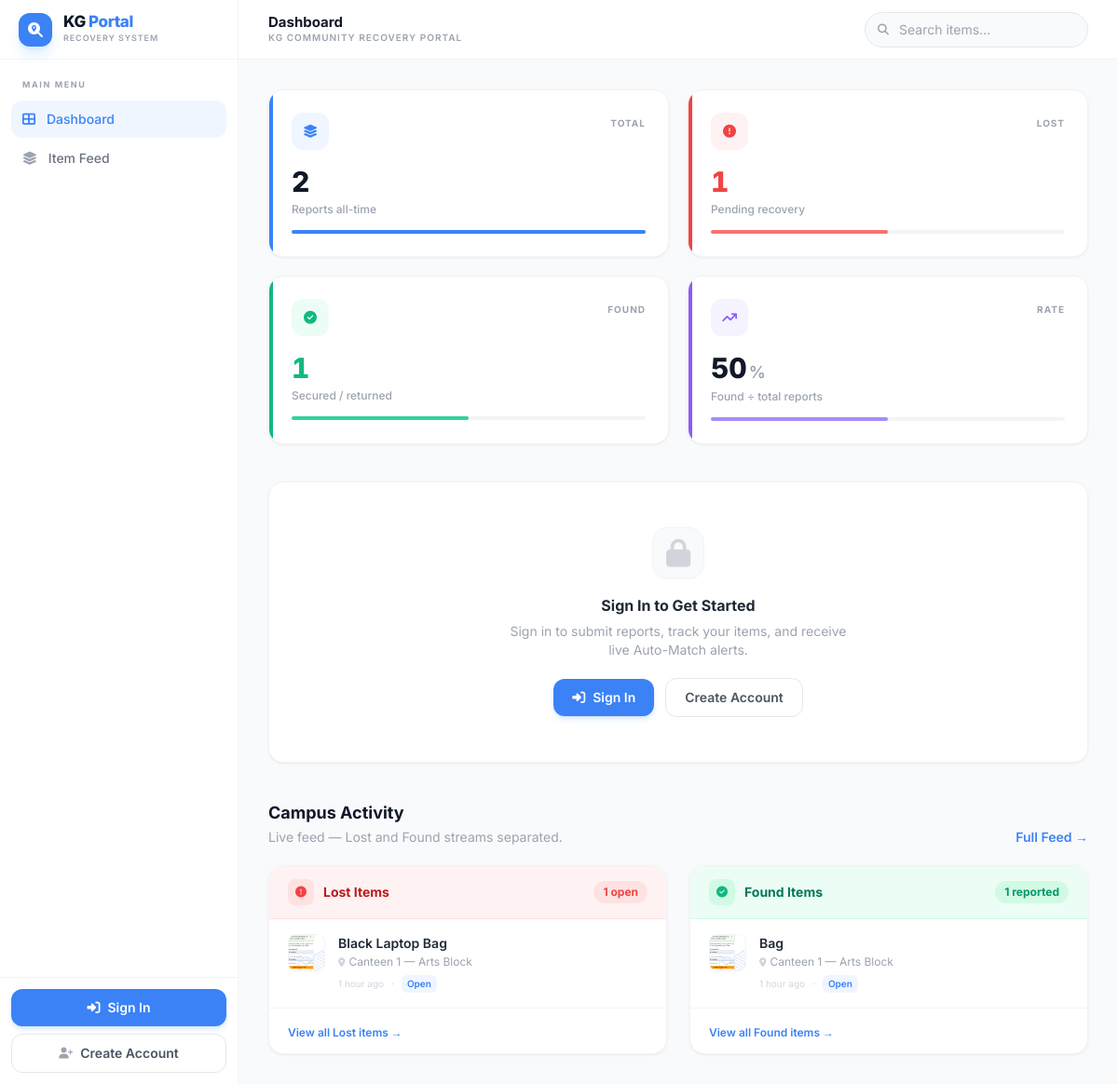
Before: / with the older database file.
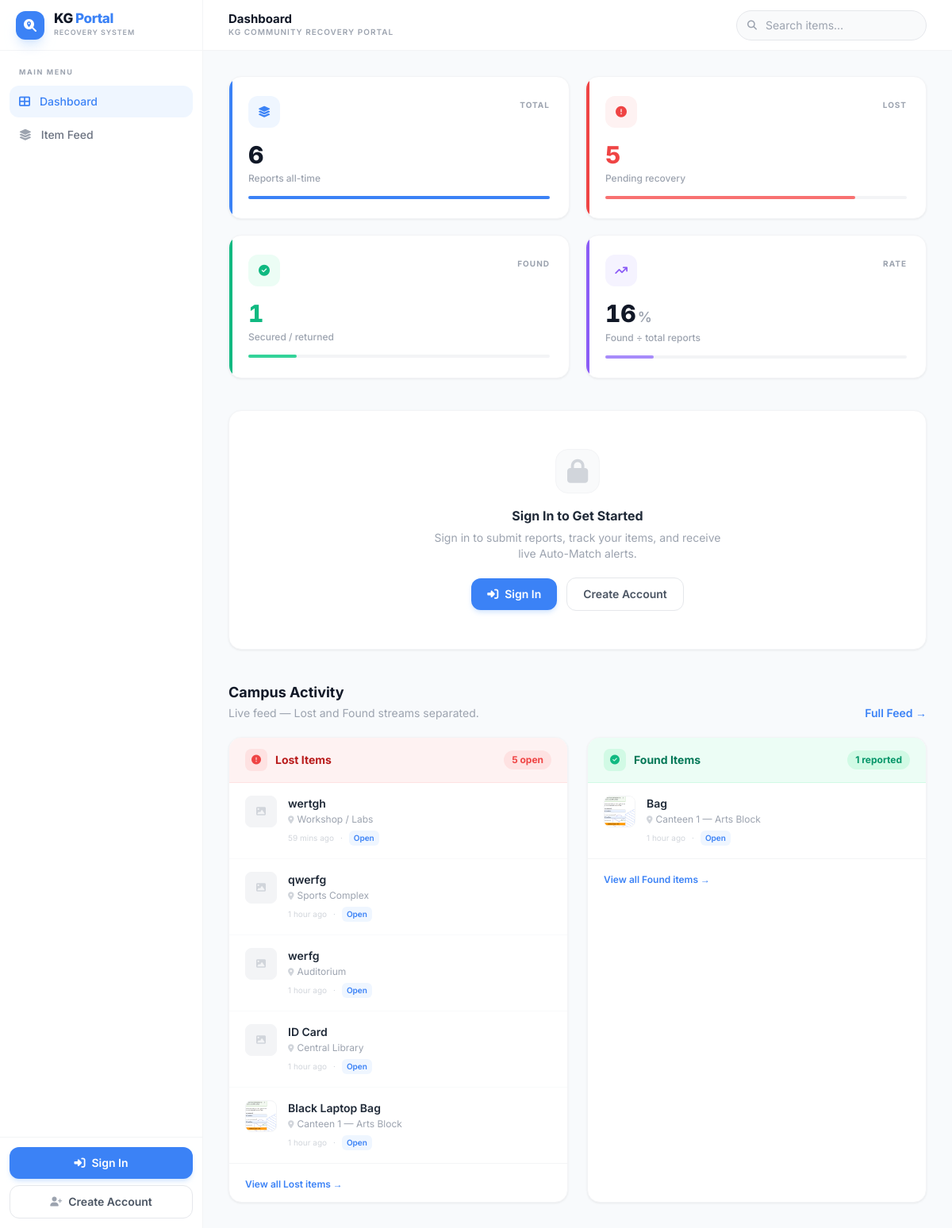
After: the same page with the newer database file.
### app.py (models this page shows, shortened)
class Item(db.Model):
    __tablename__ = 'item'
    id                = db.Column(db.Integer, primary_key=True)
    title             = db.Column(db.String(200), nullable=False)
    description       = db.Column(db.Text,        nullable=False)
    status            = db.Column(db.String(10),  nullable=False, default='LOST',  index=True)
    category          = db.Column(db.String(20),  nullable=False, default='OTHER', index=True)
    location          = db.Column(db.String(255), nullable=False,                  index=True)
    image_filename    = db.Column(db.String(255), nullable=True)
    resolution_status = db.Column(db.String(20), nullable=False,
                                  default='OPEN', index=True)
    handover_status   = db.Column(db.String(20),  nullable=True)
    handover_details  = db.Column(db.Text,        nullable=True)
    receiver_name     = db.Column(db.String(100), nullable=True)
    receiver_contact  = db.Column(db.String(100), nullable=True)
    date_reported     = db.Column(db.DateTime, default=datetime.utcnow,
                                  nullable=False, index=True)
    created_at        = db.Column(db.DateTime, default=datetime.utcnow, nullable=False)
    user_id           = db.Column(db.Integer, db.ForeignKey('user.id'), nullable=False)
    logs = db.relationship('ItemLog', backref='item', lazy='select',
                           cascade='all, delete-orphan',
                           order_by='ItemLog.created_at')
    @property
    def resolution_label(self) -> str:
        return {
            'OPEN':     'Open',
            'SECURED':  'Secured',
            'RETURNED': 'Returned to Owner',
        }.get(self.resolution_status, 'Open')

### app.py (the view, shortened to what this page needs)
@app.route('/')
def dashboard():
    total_lost  = Item.query.filter_by(status='LOST').count()
    total_found = Item.query.filter_by(status='FOUND').count()
    recent_lost  = (Item.query.filter_by(status='LOST')
                              .order_by(Item.date_reported.desc())
                              .limit(5).all())
    recent_found = (Item.query.filter_by(status='FOUND')
                              .order_by(Item.date_reported.desc())
                              .limit(5).all())
    my_items        = []
    pending_matches = []
    return render_template('dashboard.html',
        total_lost=total_lost,
        total_found=total_found,
        total_items=total_lost + total_found,
        recent_lost=recent_lost,
        recent_found=recent_found,
        my_items=my_items,
        pending_matches=pending_matches,
    )

### app.py (called while the page is built)
@app.template_filter('timesince')
def timesince_filter(dt: datetime) -> str:
    diff    = datetime.utcnow() - dt
    seconds = diff.total_seconds()
    if seconds < 60:   return 'just now'
    if seconds < 3600: m = int(seconds//60);   return f'{m} min{"s" if m!=1 else ""} ago'
    if seconds < 86400:h = int(seconds//3600); return f'{h} hour{"s" if h!=1 else ""} ago'
    d = int(seconds // 86400);                 return f'{d} day{"s" if d!=1 else ""} ago'

### templates/dashboard.html (shortened to what the changed rows need)
{% extends "base.html" %}
{% block page_title %}Dashboard{% endblock %}
{% block content %}
{% set rate = ((total_found / total_items * 100)|int) if total_items > 0 else 0 %}
<div class="grid grid-cols-2 xl:grid-cols-4 gap-4 md:gap-5 mb-10">
    <div class="stat-card stat-blue bg-white rounded-2xl p-5 md:p-6 border border-gray-100
                shadow-card hover:shadow-card-hover hover:-translate-y-0.5 transition-all duration-300 overflow-hidden">
        <div class="flex items-start justify-between mb-4">
            <div class="w-10 h-10 rounded-xl bg-blue-50 flex items-center justify-center">
            </div>
            <span class="text-[10px] font-bold text-gray-400 uppercase tracking-widest pt-1">Total</span>
        </div>
        <p class="text-3xl font-extrabold text-gray-900 tabular-nums" data-count="{{ total_items }}">{{ total_items }}</p>
        <p class="text-xs text-gray-400 mt-1 font-medium">Reports all-time</p>
        <div class="mt-3.5 h-1 bg-gray-100 rounded-full">
            <div class="h-full bg-brand rounded-full" style="width:100%"></div>
        </div>
    </div>
    <div class="stat-card stat-red bg-white rounded-2xl p-5 md:p-6 border border-gray-100
                shadow-card hover:shadow-card-hover hover:-translate-y-0.5 transition-all duration-300 overflow-hidden">
        <div class="flex items-start justify-between mb-4">
            <div class="w-10 h-10 rounded-xl bg-red-50 flex items-center justify-center">
            </div>
            <span class="text-[10px] font-bold text-gray-400 uppercase tracking-widest pt-1">Lost</span>
        </div>
        <p class="text-3xl font-extrabold text-red-500 tabular-nums" data-count="{{ total_lost }}">{{ total_lost }}</p>
        <p class="text-xs text-gray-400 mt-1 font-medium">Pending recovery</p>
        <div class="mt-3.5 h-1 bg-gray-100 rounded-full">
            <div class="h-full bg-red-400 rounded-full"
                 style="width:{{ (total_lost / total_items * 100)|int if total_items > 0 else 0 }}%"></div>
        </div>
    </div>
    <div class="stat-card stat-green bg-white rounded-2xl p-5 md:p-6 border border-gray-100
                shadow-card hover:shadow-card-hover hover:-translate-y-0.5 transition-all duration-300 overflow-hidden">
        <div class="mt-3.5 h-1 bg-gray-100 rounded-full">
            <div class="h-full bg-emerald-400 rounded-full"
                 style="width:{{ (total_found / total_items * 100)|int if total_items > 0 else 0 }}%"></div>
        </div>
    </div>
    <div class="stat-card stat-violet bg-white rounded-2xl p-5 md:p-6 border border-gray-100
                shadow-card hover:shadow-card-hover hover:-translate-y-0.5 transition-all duration-300 overflow-hidden">
        <p class="text-3xl font-extrabold text-gray-900 tabular-nums">
            <span data-count="{{ rate }}">{{ rate }}</span><span class="text-lg text-gray-400 font-semibold ml-0.5">%</span>
        </p>
        <div class="mt-3.5 h-1 bg-gray-100 rounded-full">
            <div class="h-full bg-violet-400 rounded-full" style="width:{{ rate }}%"></div>
        </div>
    </div>
</div>
<div>
    <div class="flex items-end justify-between mb-5">
        <div>
            <h2 class="text-lg font-bold text-gray-900">Campus Activity</h2>
        </div>
    </div>
    <div class="grid grid-cols-1 lg:grid-cols-2 gap-6">
        <div class="bg-white rounded-2xl border border-gray-100 shadow-card overflow-hidden">
            <div class="flex items-center justify-between px-5 py-3.5 bg-red-50 border-b border-red-100">
                <div class="flex items-center gap-2.5">
                    <div class="w-7 h-7 rounded-lg bg-red-100 flex items-center justify-center">
                    </div>
                    <span class="text-sm font-bold text-red-700">Lost Items</span>
                </div>
                <span class="text-xs font-bold text-red-500 bg-red-100 px-2.5 py-1 rounded-full">
                    {{ total_lost }} open
                </span>
            </div>
            {% if recent_lost %}
            <div class="divide-y divide-gray-50">
                {% for item in recent_lost %}
                <a href="{{ url_for('item_detail', item_id=item.id) }}"
                   class="flex items-start gap-3.5 px-5 py-4 hover:bg-gray-50 transition-colors group">
                    <div class="w-10 h-10 rounded-lg overflow-hidden bg-gray-100 border border-gray-100 shrink-0">
                        {% if item.image_filename %}
                        <img src="{{ url_for('static', filename='uploads/' + item.image_filename) }}"
                             class="w-full h-full object-cover">
                        {% else %}
                        <div class="w-full h-full flex items-center justify-center">
                            <i class="fa-solid fa-image text-gray-300 text-xs"></i>
                        </div>
                        {% endif %}
                    </div>
                    <div class="flex-1 min-w-0">
                        <p class="text-sm font-semibold text-gray-800 truncate group-hover:text-brand transition-colors">
                            {{ item.title }}
                        </p>
                        <p class="text-xs text-gray-400 mt-0.5 flex items-center gap-1 truncate">
                            <i class="fa-solid fa-location-dot text-gray-300 text-[10px]"></i>
                            {{ item.location }}
                        </p>
                        <div class="flex items-center gap-2 mt-1.5">
                            <span class="text-[10px] text-gray-300">{{ item.date_reported|timesince }}</span>
                            <span class="text-[10px] text-gray-300">·</span>
                            <span class="text-[10px] font-semibold px-1.5 py-0.5 rounded-md
                                {% if item.resolution_status == 'OPEN' %}bg-blue-50 text-blue-500
                                {% elif item.resolution_status == 'SECURED' %}bg-amber-50 text-amber-500
                                {% else %}bg-emerald-50 text-emerald-500{% endif %}">
                                {{ item.resolution_label }}
                            </span>
                        </div>
                    </div>
                </a>
                {% endfor %}
            </div>
            {% endif %}
        </div>
        <div class="bg-white rounded-2xl border border-gray-100 shadow-card overflow-hidden">
            {% if recent_found %}
            <div class="divide-y divide-gray-50">
                {% for item in recent_found %}
                <a href="{{ url_for('item_detail', item_id=item.id) }}"
                   class="flex items-start gap-3.5 px-5 py-4 hover:bg-gray-50 transition-colors group">
                    <div class="w-10 h-10 rounded-lg overflow-hidden bg-gray-100 border border-gray-100 shrink-0">
                        {% if item.image_filename %}
                        <img src="{{ url_for('static', filename='uploads/' + item.image_filename) }}"
                             class="w-full h-full object-cover">
                        {% else %}
                        <div class="w-full h-full flex items-center justify-center">
                            <i class="fa-solid fa-image text-gray-300 text-xs"></i>
                        </div>
                        {% endif %}
                    </div>
                    <div class="flex-1 min-w-0">
                        <p class="text-sm font-semibold text-gray-800 truncate group-hover:text-brand transition-colors">
                            {{ item.title }}
                        </p>
                        <p class="text-xs text-gray-400 mt-0.5 flex items-center gap-1 truncate">
                            <i class="fa-solid fa-location-dot text-gray-300 text-[10px]"></i>
                            {{ item.location }}
                        </p>
                        <div class="flex items-center gap-2 mt-1.5">
                            <span class="text-[10px] text-gray-300">{{ item.date_reported|timesince }}</span>
                            <span class="text-[10px] text-gray-300">·</span>
                            <span class="text-[10px] font-semibold px-1.5 py-0.5 rounded-md
                                {% if item.resolution_status == 'OPEN' %}bg-blue-50 text-blue-500
                                {% elif item.resolution_status == 'SECURED' %}bg-amber-50 text-amber-500
                                {% else %}bg-emerald-50 text-emerald-500{% endif %}">
                                {{ item.resolution_label }}
                            </span>
                        </div>
                    </div>
                </a>
                {% endfor %}
            </div>
            {% else %}
            <div class="px-5 py-10 text-center">
                <i class="fa-solid fa-box-open text-3xl text-gray-200 mb-3 block"></i>
                <p class="text-sm font-semibold text-gray-400">No found items yet.</p>
                <p class="text-xs text-gray-300 mt-1">Be the first to report a found item.</p>
            </div>
            {% endif %}
        </div>
    </div>
</div>
{% endblock %}

Changed rows visible on the page:
added Item: title "wertgh", location "Workshop / Labs", date_reported "59 mins ago", resolution_label "Open", shown under "Campus Activity"
added Item: title "qwerfg", location "Sports Complex", date_reported "1 hour ago", resolution_label "Open", shown under "Campus Activity"
added Item: title "werfg", location "Auditorium", date_reported "1 hour ago", resolution_label "Open", shown under "Campus Activity"
added Item: title "ID Card", location "Central Library", date_reported "1 hour ago", resolution_label "Open", shown under "Campus Activity"
Other visible differences:
{{ total_items }}: "2" → "6"
{{ total_lost }}: "1" → "5"
{{ (total_lost / total_items * 100)|int if total_items > 0 else 0 }}: 50 → 83 (drawn)
{{ (total_found / total_items * 100)|int if total_items > 0 else 0 }}: 50 → 16 (drawn)
{{ rate }}: "50" → "16"
{{ rate }}: 50 → 16 (drawn)
